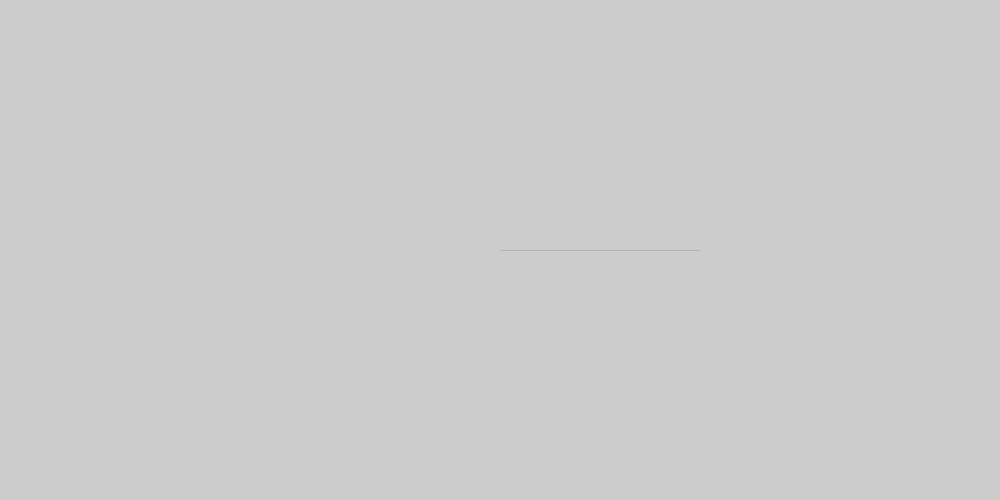
Frame 1 (no input)
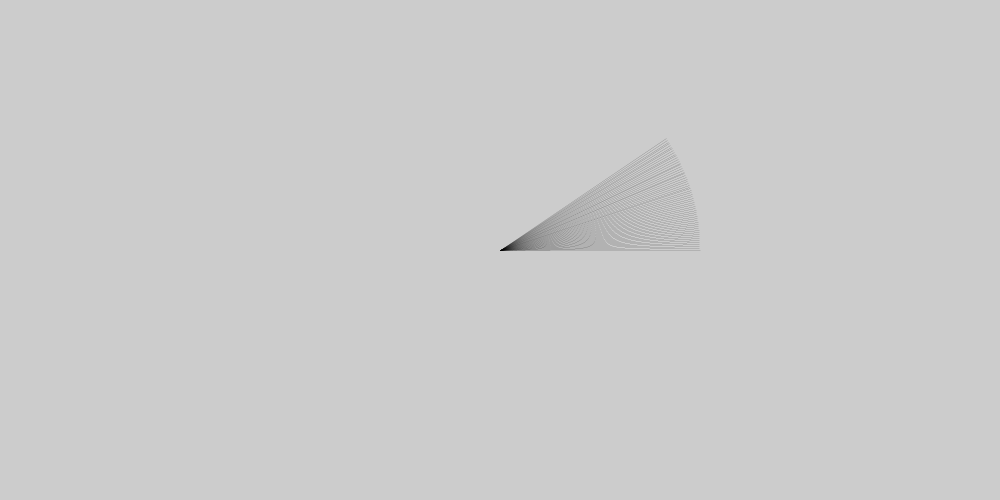
Frame 60 (the mouse pressed at the canvas centre just before this capture)
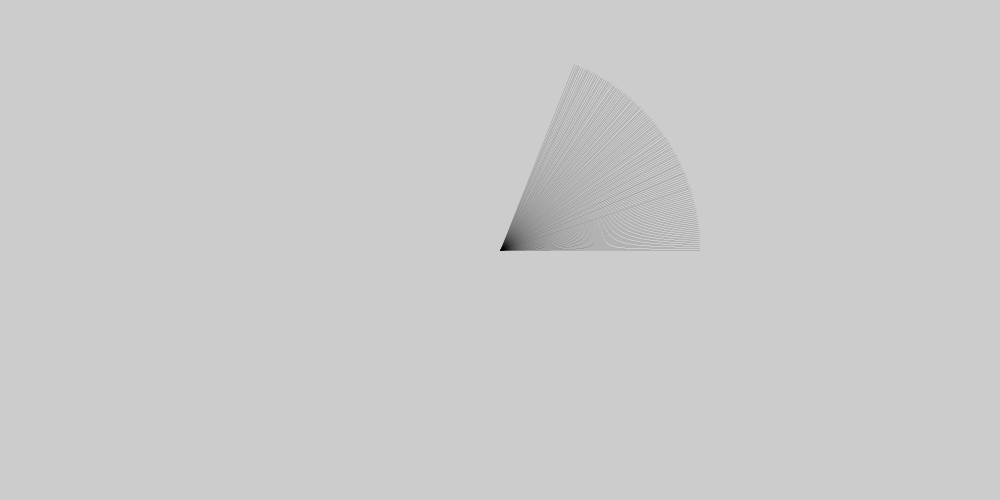
Frame 120 (the mouse held since frame 60 and released just before this capture)

The Processing sketch that drew these frames (run headless with seeded random() and noise(); from frame 60 on, the mouse is pressed at the canvas centre):

// Processing sketch: s04_transforms
// ── s04_transforms.pde
void setup() {
  size(1000,500);
  strokeWeight(0);
}

float a = 0;
float r = 10;
void draw() {
  translate(width/2, height/2);
  scale(20, -20);
  rotate(a);
  line(0,0, r,0);
  a += 0.01;
}
